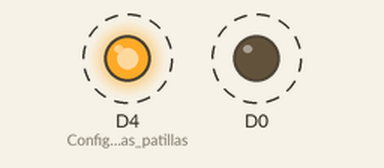
Bench run of a sketch on a simulated ESP8266 (NodeMCU). Shown: output pins drawn as LEDs (lit = HIGH). Dashed ring = blinking.

Above: at 0.5 s.
Timing chart, 0 to 4.6 s (numbered marks = the images above):
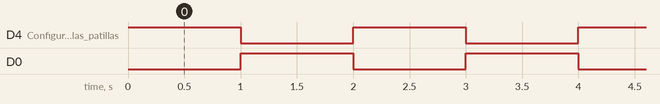

Measured:
- by itself, D4 (Configuramos_las_patillas), D0: alternates HIGH for 1.0 s and LOW for 1.0 s

The sketch:

Test_Leds.ino
```cpp
int espera = 1000; // Tiempo es parpadeo


void setup() {
  pinMode(D4, OUTPUT); // Configuramos las patillas D0 y D4 como salida
  pinMode(D0, OUTPUT);

}


void loop() {

    digitalWrite(D4,HIGH);
    digitalWrite(D0,LOW);
    delay(espera); // Esperamos un tiempo para poder apreciar el parpadeo
    digitalWrite(D4,LOW);
    digitalWrite(D0,HIGH);
    delay(espera);

}
```
